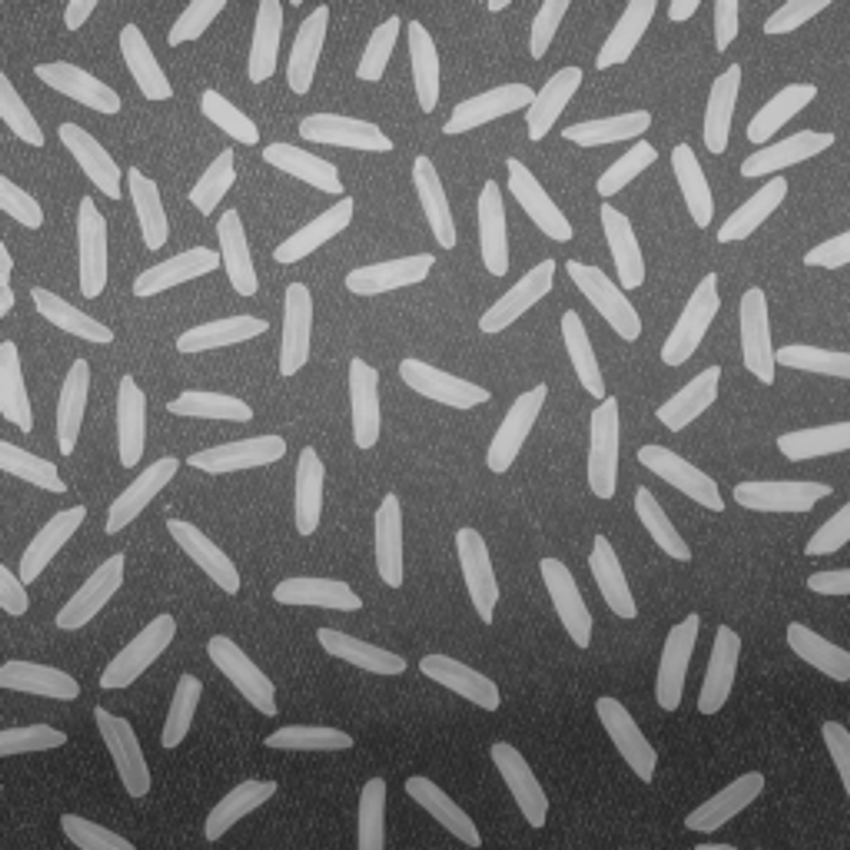
#> input picture rice.jpg, 850 x 850 px
$ jupyter execute rice.ipynb
#> lines starting #> are read from the running program, lines starting #| are printed output that depends on the picture; after the words box and inside, x2 and y2 are one past the last pixel; in counts of white or black regions, pixels touching at a corner belong together
[cell 1]
import cv2
import numpy as np
import matplotlib.pyplot as plt

[cell 2]
img = cv2.imread('./rice.jpg', cv2.IMREAD_GRAYSCALE)
#> img is the input picture: shape (850, 850); min 36, max 207, mean 111.3
if img is None:
    raise FileNotFoundError("No se encontró 'rice.jpg'. Asegúrate de que el archivo está en el directorio de trabajo.")

plt.figure(figsize=(6, 6))
plt.imshow(img, cmap='gray')
plt.title('Imagen Original')
plt.axis('off')
plt.show()

[cell 3]
blurred = cv2.GaussianBlur(img, (5,5), 0)

[cell 4]
from skimage.filters import threshold_niblack

blurred_norm = blurred.astype("float32") / 255.0

thresh_niblack = threshold_niblack(blurred_norm, window_size=17, k=0.05)
binary_niblack = ((blurred_norm > thresh_niblack) * 255).astype("uint8")
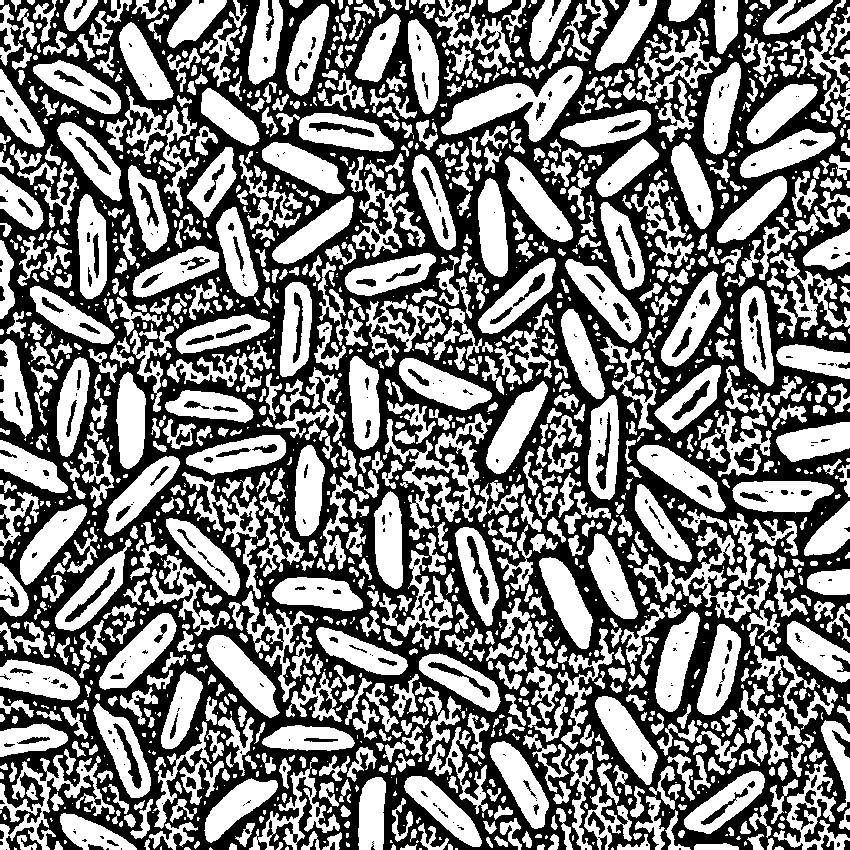
#> binary_niblack: shape (850, 850); 48.7% white; 1601 white regions (629 under 20 px), largest, box (x1, y1, x2, y2) and area: (441, 66, 583, 142) 4358, (385, 413, 492, 540) 3649, (634, 527, 772, 622) 2969


plt.figure(figsize=(12, 6))

plt.subplot(1, 2, 1)
plt.imshow(img, cmap='gray')
plt.title('Imagen Original')
plt.axis('off')

plt.subplot(1, 2, 2)
plt.imshow(binary_niblack, cmap='gray')
plt.title('Umbralización Niblack')
plt.axis('off')


plt.show()
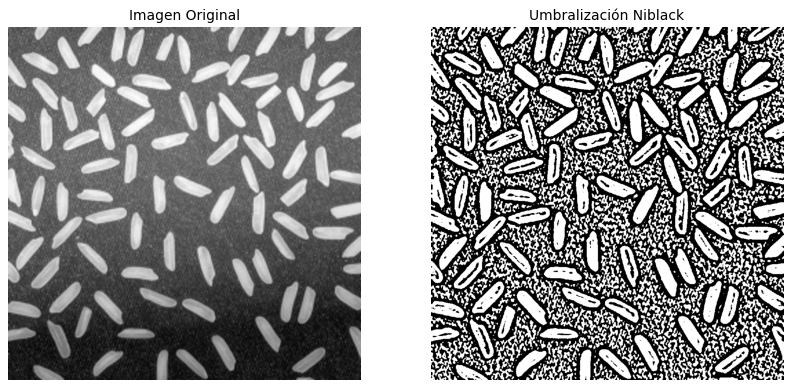
#> figure drawn by matplotlib, 2 panels

[cell 5]
kernel = cv2.getStructuringElement(cv2.MORPH_ELLIPSE, (2, 3))

opening = cv2.morphologyEx(binary_niblack, cv2.MORPH_OPEN, kernel, iterations=4)
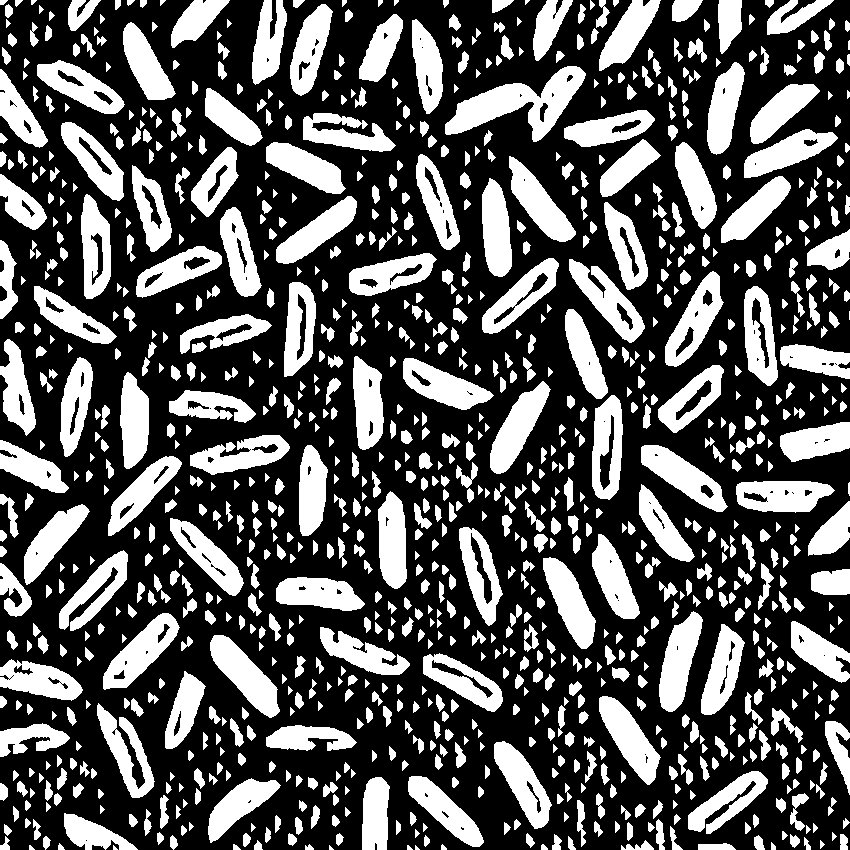
#> opening: shape (850, 850); 33.8% white; 1035 white regions (6 under 20 px), largest, box (x1, y1, x2, y2) and area: (445, 66, 586, 142) 4328, (210, 635, 280, 718) 2558, (659, 611, 703, 712) 2497

closing = cv2.morphologyEx(opening, cv2.MORPH_CLOSE, kernel, iterations=2)
#> closing: shape (850, 850); 31.3% white; 995 white regions (285 under 20 px), largest, box (x1, y1, x2, y2) and area: (447, 66, 587, 142) 4286, (212, 635, 281, 718) 2552, (105, 613, 181, 690) 2500

plt.figure(figsize=(12, 6))

plt.subplot(1, 3, 1)
plt.imshow(binary_niblack, cmap='gray')
plt.title('Umbralización Niblack')
plt.axis('off')

plt.subplot(1, 3, 2)
plt.imshow(opening, cmap='gray')
plt.title('Después de Apertura')
plt.axis('off')

plt.subplot(1, 3, 3)
plt.imshow(closing, cmap='gray')
plt.title('Después de Cierre')
plt.axis('off')

plt.show()

[cell 6]
inverted = cv2.bitwise_not(closing)

plt.figure(figsize=(12,6))
plt.subplot(1,2,1)
plt.imshow(closing, cmap='gray')
plt.title("Binarización Original (granos blancos)")
plt.axis("off")

plt.subplot(1,2,2)
plt.imshow(inverted, cmap='gray')
plt.title("Invertida (granos negros, fondo blanco)")
plt.axis("off")
plt.show()

[cell 7]
def remove_small_black_objects(binary_img, min_size=50):
#> called with min_size = 400
    inv = cv2.bitwise_not(binary_img)

    num_labels, labels, stats, _ = cv2.connectedComponentsWithStats(inv, connectivity=8)
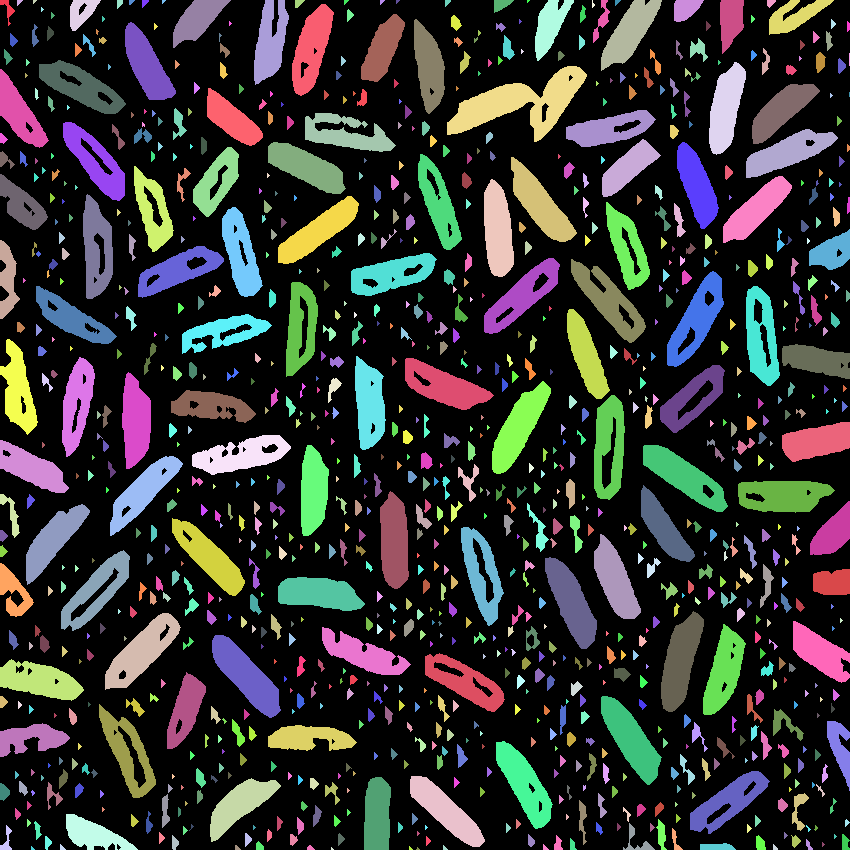
#> labels: shape (850, 850) int32; 996 distinct labels, from 0 to 995; one colour per label, 0 black
#> num_labels = 996; stats = 996 rows, first 6: [0, 0, 850, 850, 496481], [0, 0, 15, 26, 125], [17, 0, 6, 6, 21], [33, 0, 4, 4, 10], [70, 0, 31, 31, 550], [117, 0, 6, 9, 39]

    cleaned_inv = inv.copy()
    for i in range(1, num_labels):
        area = stats[i, cv2.CC_STAT_AREA]
        if area < min_size:
            cleaned_inv[labels == i] = 0
#> this loop made 995 passes
#> area on passes 1, 2, 4: 125, 21, 550
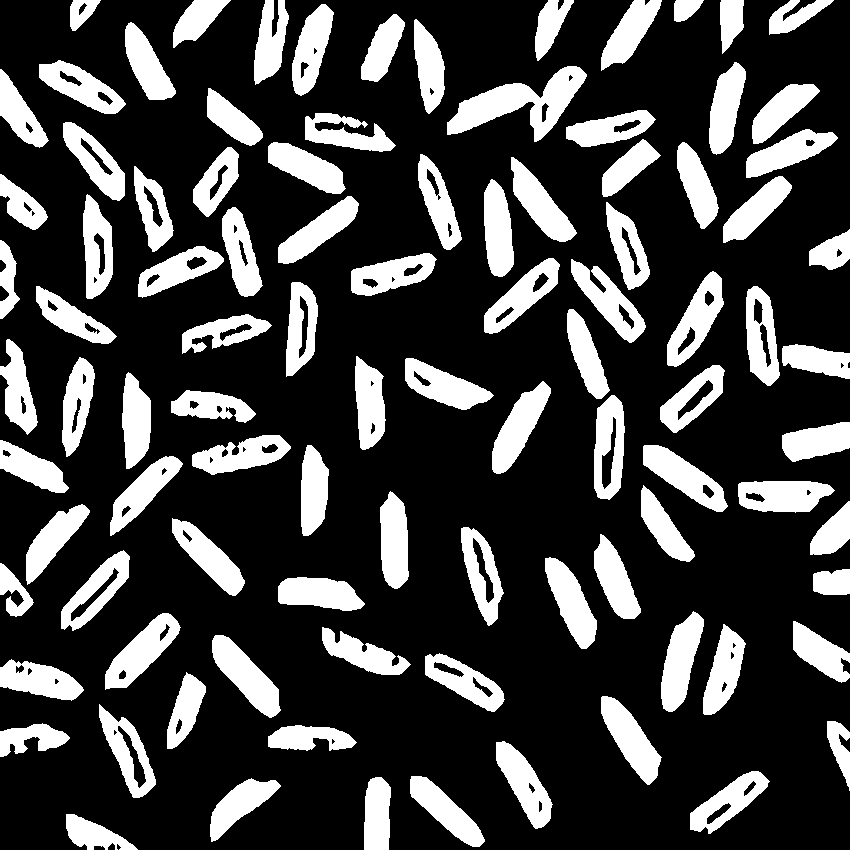
#> cleaned_inv: shape (850, 850); 25.5% white; 97 white regions, largest, box (x1, y1, x2, y2) and area: (447, 66, 587, 142) 4286, (212, 635, 281, 718) 2552, (105, 613, 181, 690) 2500

    cleaned = cv2.bitwise_not(cleaned_inv)
    return cleaned

[cell 8]
cleaned_black = remove_small_black_objects(inverted, min_size=400)

plt.figure(figsize=(12,6))
plt.subplot(1,2,1)
plt.imshow(inverted, cmap='gray')
plt.title("Inversion inicial (granos negros)")
plt.axis("off")

plt.subplot(1,2,2)
plt.imshow(cleaned_black, cmap='gray')
plt.title("Invertida (granos negros, fondo blanco)")
plt.axis("off")
plt.show()

[cell 9]
final_inverted = cv2.bitwise_not(cleaned_black)
num_labels, labels = cv2.connectedComponents(final_inverted)
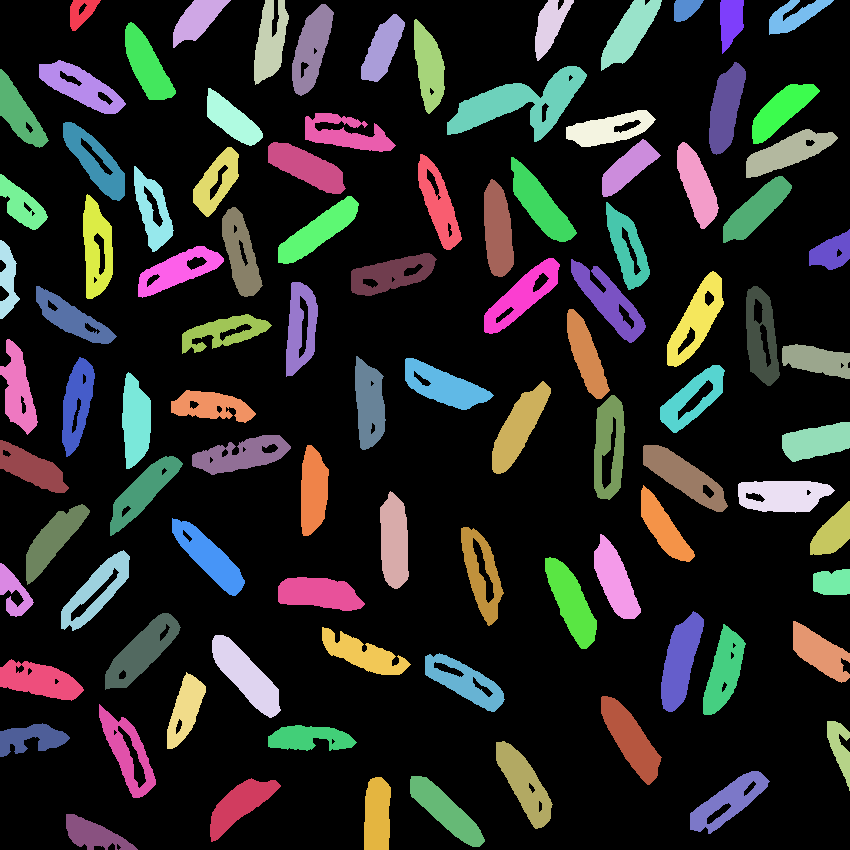
#> labels: shape (850, 850) int32; 98 distinct labels, from 0 to 97; one colour per label, 0 black
#> num_labels = 98

num_grains = num_labels - 1
#> num_grains = 97
print("Número de granos de arroz detectados:", num_grains)
#| Número de granos de arroz detectados: 97

plt.figure(figsize=(6, 6))
plt.imshow(labels, cmap='jet')
plt.title('Etiquetado de Componentes Conexas')
plt.axis('off')
plt.show()
